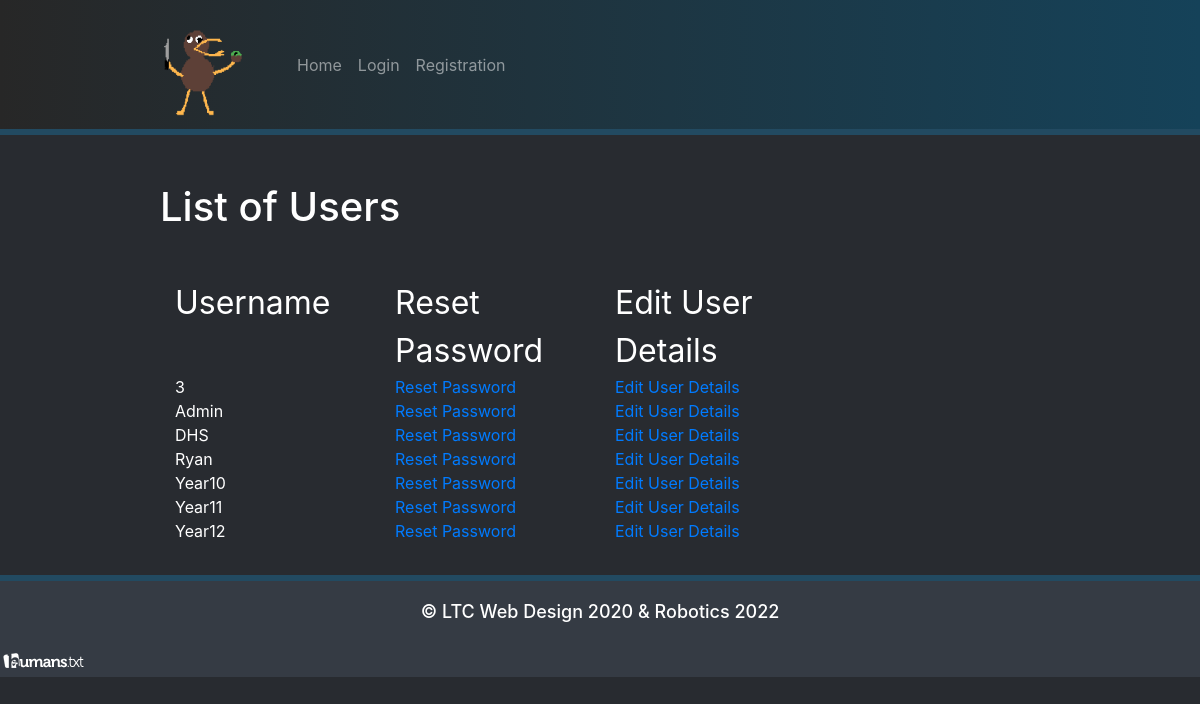
The app's page /report/listallusers with its own data.
### models.py (models this page shows, shortened)
class User(UserMixin, db.Model):
    id = db.Column(db.Integer, primary_key=True)
    name = db.Column(db.String(64), index=True, unique=True)
    username = db.Column(db.String(64), index=True, unique=True)
    email = db.Column(db.String(120), index=True, unique=True)
    password_hash = db.Column(db.String(128))
    is_administrator = db.Column(db.Boolean)
    current_score = db.Column(db.Integer)
    active_player = db.Column(db.Boolean)

### bp_game_management.py (the view)
@game_management_blueprint.route('/report/listallusers')
def display_users():
    sql = text('select username, id from user')
    result = db.engine.execute(sql)
    users = []
    for row in result:
        users.append(row)
    return render_template('userList.html', Title='List of Users', data=users, user=current_user)

### templates/userList.html (shortened to what this page needs)
{% extends 'base.html' %}
{% block header %}
  <h1>{{ Title }}</h1>
{% endblock %}
{% block content %}
    <div class="container-fluid">
        <div class="row">
            <div style='font-size: xx-large' class="col-lg-3 text-white">Username</div>
            <div style='font-size: xx-large' class="col-lg-3 text-white">Reset Password</div>
            <div style='font-size: xx-large' class="col-lg-3 text-white">Edit User Details</div>
        </div>
        {% for user in data %}
            <div class="row">
                <div class="col-lg-3 text-white">{{ user[0] }}</div>
                <div class="col-lg-3 text-white"><a href="/reset_password/{{ user[1] }}">Reset Password</a></div>
                <div class="col-lg-3 text-white"><a href="/edit_user/{{ user[1] }}">Edit User Details</a></div>
            </div>
        {% endfor %}
    </div>
{% endblock %}

### templates/base.html (style rules this page uses)
h1 { padding-bottom: 40px; color: white; }

### records on screen
User: username "Admin"
User: username "DHS"
User: username "Ryan"
User: username "Year10"
User: username "Year11"
User: username "Year12"

### other values on screen
{{ Title }} "List of Users"
{{ user[0] }} "3"
